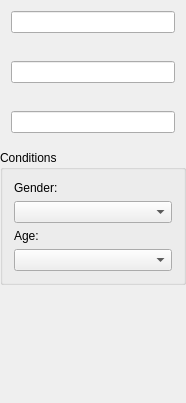
<ui version="4.0" >
 <class>YahooSearchBase</class>
 <widget class="QWidget" name="YahooSearchBase" >
  <property name="geometry" >
   <rect>
    <x>0</x>
    <y>0</y>
    <width>186</width>
    <height>403</height>
   </rect>
  </property>
  <property name="windowTitle" >
   <string>Form1</string>
  </property>
  <layout class="QVBoxLayout" >
   <property name="spacing" >
    <number>6</number>
   </property>
   <property name="margin" >
    <number>0</number>
   </property>
   <item>
    <widget class="QWidget" native="1" name="grpID" >
     <property name="title" stdset="0" >
      <string>Yahoo! &amp;ID</string>
     </property>
     <layout class="QVBoxLayout" >
      <property name="spacing" >
       <number>6</number>
      </property>
      <property name="margin" >
       <number>11</number>
      </property>
      <item>
       <widget class="QLineEdit" name="edtID" />
      </item>
     </layout>
    </widget>
   </item>
   <item>
    <widget class="QWidget" native="1" name="grpName" >
     <property name="title" stdset="0" >
      <string>&amp;Name</string>
     </property>
     <layout class="QVBoxLayout" >
      <property name="spacing" >
       <number>6</number>
      </property>
      <property name="margin" >
       <number>11</number>
      </property>
      <item>
       <widget class="QLineEdit" name="edtName" />
      </item>
     </layout>
    </widget>
   </item>
   <item>
    <widget class="QWidget" native="1" name="grpKeyword" >
     <property name="title" stdset="0" >
      <string>&amp;Keyword</string>
     </property>
     <layout class="QVBoxLayout" >
      <property name="spacing" >
       <number>6</number>
      </property>
      <property name="margin" >
       <number>11</number>
      </property>
      <item>
       <widget class="QLineEdit" name="edtKeyword" />
      </item>
     </layout>
    </widget>
   </item>
   <item>
    <widget class="Q3GroupBox" name="GroupBox5" >
     <property name="title" >
      <string>Conditions</string>
     </property>
     <layout class="QVBoxLayout" >
      <property name="spacing" >
       <number>6</number>
      </property>
      <property name="margin" >
       <number>11</number>
      </property>
      <item>
       <widget class="QLabel" name="lblGender" >
        <property name="text" >
         <string>Gender:</string>
        </property>
        <property name="wordWrap" >
         <bool>false</bool>
        </property>
       </widget>
      </item>
      <item>
       <widget class="QComboBox" name="cmbGender" />
      </item>
      <item>
       <widget class="QLabel" name="lblAge" >
        <property name="text" >
         <string>Age:</string>
        </property>
        <property name="wordWrap" >
         <bool>false</bool>
        </property>
       </widget>
      </item>
      <item>
       <widget class="QComboBox" name="cmbAge" />
      </item>
     </layout>
    </widget>
   </item>
   <item>
    <spacer name="Spacer2" >
     <property name="orientation" >
      <enum>Qt::Vertical</enum>
     </property>
     <property name="sizeType" >
      <enum>QSizePolicy::Expanding</enum>
     </property>
     <property name="sizeHint" stdset="0" >
      <size>
       <width>20</width>
       <height>20</height>
      </size>
     </property>
    </spacer>
   </item>
  </layout>
 </widget>
 <customwidgets>
  <customwidget>
   <class>Q3GroupBox</class>
   <extends>QGroupBox</extends>
   <header>Qt3Support/Q3GroupBox</header>
   <container>1</container>
  </customwidget>
 </customwidgets>
 <resources/>
 <connections/>
</ui>
